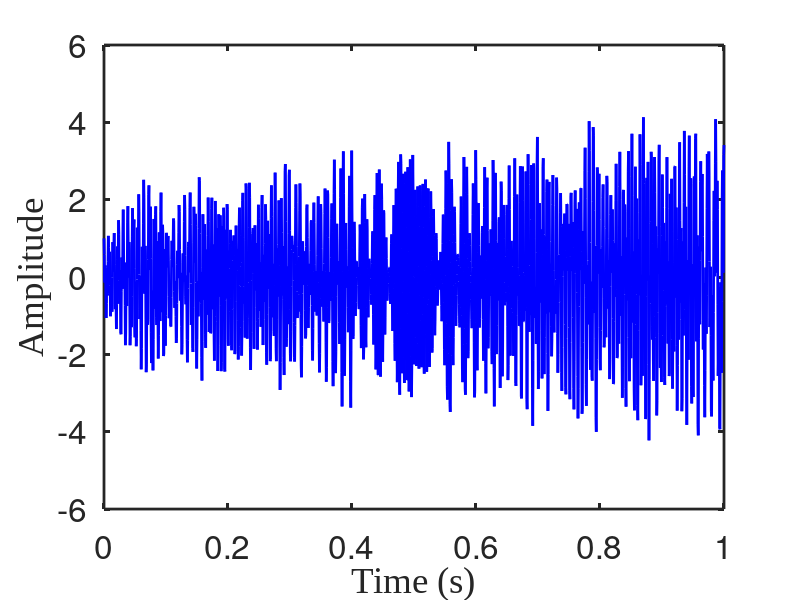
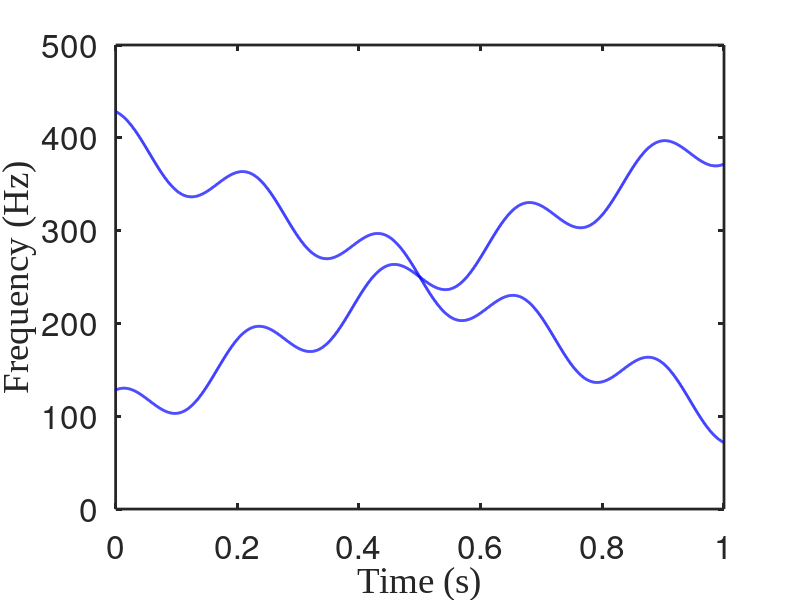

These figures' MATLAB source, in order: (Note: this script raises an error after producing the figures.)
%% ---------------- Crossed-modes Demo for ANCME ---------------------------
%
% This is a simple example to test the ANCME algorithm 
% -- Adaptive Nonlinear Chirp Mode Estimation
%
% Author: Hao Liang 
%
% Last modified by: 22/12/09
%

clc; clear; close all

T = 15;     % time duration
SampFreq = 2000;  % sample frequency
t = 0:1/SampFreq:1;  % time variables

% Instantaneous amplitudes (IAs) and instantaneous frequencies (IFs)
a4 = exp(-0.06*t)+t+0.5*sawtooth(25*pi*t,1);
f4 = 100 + 300*t + 9*pi*cos(9*pi*t);
a5 = exp(-0.03*t)+t+0.5*sawtooth(20*pi*t,1);
f5 = 400 - 300*t + 9*pi*cos(9*pi*t);

% A two-component simulated nonlinear chirp signal (NCS)
y4 = a4.*cos(2*pi*(15+100*t+150*t.^2+sin(9*pi*t)));
y5 = a5.*cos(2*pi*(20+400*t-150*t.^2+sin(9*pi*t)));
g = y4 + y5;

% Show the signal's time-domain waveform and IFs
figure
set(gcf,'Position',[20 100 640 500]);
set(gcf,'Color','w');
plot(t,g,'b','linewidth',2);
xlabel('Time (s)','FontSize',24,'FontName','Times New Roman');
ylabel('Amplitude','FontSize',24,'FontName','Times New Roman');
set(gca,'xtick',[0 0.2 0.4 0.6 0.8 1]);
set(gca,'FontSize',24);
set(gca,'linewidth',2);

figure
set(gcf,'Position',[20 100 640 500]);
set(gcf,'Color','w');
plot(t,[f4;f5],'b','linewidth',2);
xlabel('Time (s)','FontSize',24,'FontName','Times New Roman');
ylabel('Frequency (Hz)','FontSize',24,'FontName','Times New Roman');
set(gca,'xtick',[0 0.2 0.4 0.6 0.8 1]);
set(gca,'FontSize',24);
set(gca,'linewidth',2);


%% ANCME
beta = 1e-8;    % filter parameter
tol = 1e-3;     % tolerance of convergence criterion
iniIF = [100+300*t; 400-300*t];     % initial IFs

% Start ANCME algorithm
tic
[estIF, estIA, estMode] = ANCME(g, SampFreq, iniIF, beta, tol);
toc


%% The SNRs and REs of the estimated modes and frequencies 
SNR1 =  20*log10(norm(y4)/norm(y4 - estMode(1,:,end)))
SNR2 =  20*log10(norm(y5)/norm(y5 - estMode(2,:,end)))

RE1 =  norm(estIF(1,:,end)-f4)/norm(f4)
RE2 =  norm(estIF(2,:,end)-f5)/norm(f5)


%% Show the estimated IF
figure; x1 = 0.4; y4 = 180; x2 = 0.6; y5 = 320;
plot(t,[f4;f5],'b','linewidth',1.5);
hold on;
plot(t,estIF(1,:,end),'r','linewidth',1.5); hold on;
plot(t,estIF(2,:,end),'m','linewidth',1.5);
set(gcf,'Position',[20 100 640 500]);
set(gcf,'Color','w');
xlabel('Time (s)','FontName','Times New Roman');
ylabel('Frequency (Hz)','FontName','Times New Roman');
set(gca,'xtick',[0 0.2 0.4 0.6 0.8 1]);
ylim([0 500])
set(gca,'FontSize',24)
set(gca,'linewidth',2);
rectangle('Position',[x1 y4 x2-x1 y5-y4],'EdgeColor','k','Linewidth',1);
h1 = axes('position',[0.62 0.20 0.25 0.25]);
axis(h1);
plot(t,[f4;f5],'b','linewidth',1.5);
hold on;
plot(t,estIF(1,:,end),'r','linewidth',1.5); hold on;
plot(t,estIF(2,:,end),'m','linewidth',1.5);
xlim([x1 x2]);ylim([y4 y5]);
set(gca,'xticklabel',[]);set(gca,'yticklabel',[]);
set(gca,'fontsize',12)

